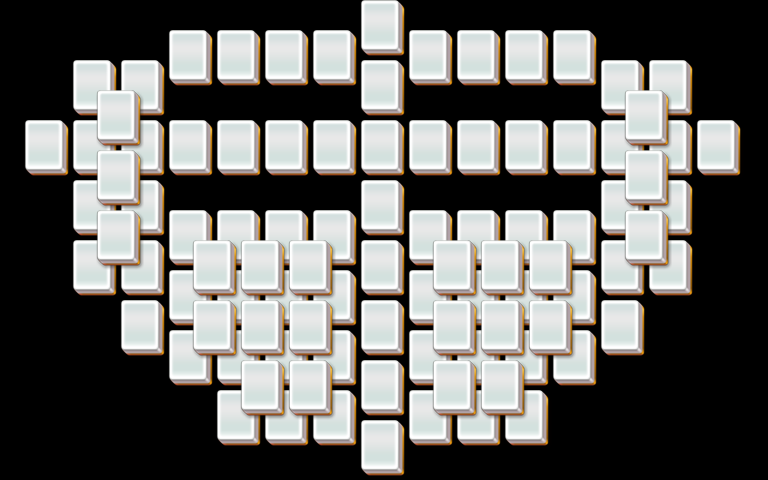

A level layout from a 2D game, rendered from its tile map. Below: a short description, then the map file with tile-grid data replaced by summaries:
An orthogonal 32x16 tile map with 24x30 px tiles, 5 tile layers (layer1, layer2, layer3, layer4, ...).

<map version="1.0" orientation="orthogonal" width="32" height="16" tilewidth="24" tileheight="30">
 <properties>
  <property name="species" value="20" />
 </properties>
 <tileset firstgid="1" name="mahjong" tilewidth="48" tileheight="60">
  <image source="mahjong.png" />
 </tileset>
 <layer name="layer1" width="32" height="16">
  <data>[512 cells, 74 non-empty, 1 distinct tile ids]</data>
 </layer>
 <layer name="layer2" width="32" height="16">
  <data>[512 cells, 74 non-empty, 1 distinct tile ids]</data>
 </layer>
 <layer name="layer3" width="32" height="16">
  <data>[512 cells, 22 non-empty, 1 distinct tile ids]</data>
 </layer>
 <layer name="layer4" width="32" height="16">
  <data>[512 cells, 0 non-empty, 0 distinct tile ids]</data>
 </layer>
 <layer name="layer5" width="32" height="16">
  <data>[512 cells, 0 non-empty, 0 distinct tile ids]</data>
 </layer>
</map>
